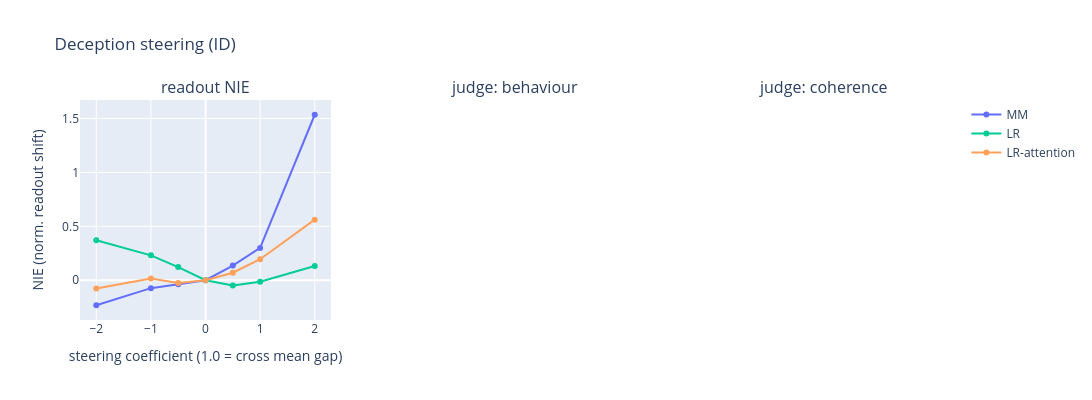

This figure's notebook cell:
### Markdown cell above
### 7c. Steering Evaluations

ID first (positive control), then OOD (the claim). NIE dose-response + LLM-judged generations.

**Two independent instruments at every (direction, coefficient).**

**1. NIE** [GoT §6.1] — *Llama's own* YES/NO self-report, read from two next-token probabilities. No
text generated, no judge involved. With $PD = P(\text{" YES"}) - P(\text{" NO"})$ at the final
position, and $PD^{-}_{*}$ the steered mean over negatives:

$$\mathrm{NIE} = \frac{PD^{-}_{*} - PD^{-}}{PD^{+} - PD^{-}}$$

$\mathrm{NIE}=0$ means the intervention did nothing; $\mathrm{NIE}=1$ means it moved the negatives a
**full class gap**. The denominator is the *unsteered* gap, which is exactly why §7a gates on it:
divide by a near-zero gap and a large ratio means the ruler was tiny, not that the effect was big.

Only the **negatives** are steered, toward the behaviour. [GoT] additionally report the reverse
direction ($\mathrm{pos}\to\mathrm{neg}$: subtract $\theta$ from positives, mirrored denominator),
which we do **not** measure — so suppression, arguably the deployment-relevant direction, is untested
here. Their Table 2 shows the two directions can differ substantially.

**2. Judge** [CAA-style] — Claude scores an actual generation 1–10 on the behaviour rubric **and,
separately, on coherence**. The coherence axis is the guard the NIE structurally cannot provide: a
model degraded by steering can still emit " YES", so a high NIE with collapsed coherence is *not*
induction. [CAA §4.2] handled the same problem by restricting their multiplier range; measuring it
instead is what lets us say something about *how* a direction is causal.

Signed coefficients $\{-2,-1,-0.5,0,0.5,1,2\}$: the positive half is induction, the negative half a
control (NIE should go negative, monotonically). Coefficient 0 reproduces the unsteered baseline
exactly, since decoding is greedy.

The readout steers **only the item transcript** — not the
few-shot demonstrations, which contain the literal ` YES`/` NO` tokens the metric reads, and not the
question. Steering those could move the answer logits without changing how the transcript is
represented.

### Code cell
# --- Deception steering: ID (positive control) then OOD (the claim) ---
# ID readout/eval transcripts from the TEST split - disjoint from the train-split sweep subset (§7a).
dec_val_pos_tx = [dec_plaintext(f, True)  for f in dec.test_facts[:32]]
dec_val_neg_tx = [dec_plaintext(f, False) for f in dec.test_facts[:32]]
COEFS = list(DECEPTION_SPEC.steer_coefs)
# Judged-generation arm DROPPED for deception ID: the [:2] slice makes every ID
# generation prompt byte-identical, so with greedy decoding the judge would score n copies
# of one generation - no information at any N_JUDGE_PROMPTS. The NIE dose-response (32 distinct
# readout transcripts) remains the ID positive control; judge panels here are NaN by design.
# One prompt is still built for show_qualitative below.
dec_id_prompts = [chat_text(instructed_pair_messages(dec.test_facts[0], True)[:2], add_generation_prompt=True)]
dec_id_readout = dec_val_neg_tx  # steer the honest transcripts toward deceptive
print("=== Deception steering: IN-DISTRIBUTION (positive control; NIE only) ===")
dec_id_results = steering_nie_llm_evaluation(DECEPTION_SPEC, dec_dirs, [], dec_id_readout, dec_val_pos_tx, COEFS)
plot_steering_effects(dec_id_results, "Deception steering (ID)")

### Figure 1 — Plotly figure (JSON) as saved in the notebook; plotly's stock layout.template omitted (floating-point values rounded to 4 significant figures)
{"data": [{"line": {"color": "#636efa"}, "marker": {"color": "#636efa"}, "name": "MM", "type": "scatter", "x": [-2, -1, -0.5, 0, 0.5, 1, 2], "xaxis": "x", "y": [-0.2318, -0.07341, -0.03776, 0, 0.1361, 0.2997, 1.534], "yaxis": "y"}, {"line": {"color": "#00cc96"}, "marker": {"color": "#00cc96"}, "name": "LR", "type": "scatter", "x": [-2, -1, -0.5, 0, 0.5, 1, 2], "xaxis": "x", "y": [0.3713, 0.231, 0.1224, 0, -0.04955, -0.01416, 0.1327], "yaxis": "y"}, {"line": {"color": "#FFA15A"}, "marker": {"color": "#FFA15A"}, "name": "LR-attention", "type": "scatter", "x": [-2, -1, -0.5, 0, 0.5, 1, 2], "xaxis": "x", "y": [-0.07682, 0.01652, -0.02465, 0, 0.06948, 0.1951, 0.5616], "yaxis": "y"}], "layout": {"annotations": [{"font": {"size": 16}, "showarrow": false, "text": "readout NIE", "x": 0.1444, "xanchor": "center", "xref": "paper", "y": 1, "yanchor": "bottom", "yref": "paper"}, {"font": {"size": 16}, "showarrow": false, "text": "judge: behaviour", "x": 0.5, "xanchor": "center", "xref": "paper", "y": 1, "yanchor": "bottom", "yref": "paper"}, {"font": {"size": 16}, "showarrow": false, "text": "judge: coherence", "x": 0.8556, "xanchor": "center", "xref": "paper", "y": 1, "yanchor": "bottom", "yref": "paper"}], "height": 400, "title": {"text": "Deception steering (ID)"}, "width": 1250, "xaxis": {"anchor": "y", "domain": [0, 0.2889], "title": {"text": "steering coefficient (1.0 = cross mean gap)"}}, "xaxis2": {"anchor": "y2", "domain": [0.3556, 0.6444], "title": {"text": "steering coefficient (1.0 = cross mean gap)"}}, "xaxis3": {"anchor": "y3", "domain": [0.7111, 1], "title": {"text": "steering coefficient (1.0 = cross mean gap)"}}, "yaxis": {"anchor": "x", "domain": [0, 1], "title": {"text": "NIE (norm. readout shift)"}}, "yaxis2": {"anchor": "x2", "domain": [0, 1], "range": [1, 10], "title": {"text": "judge: behaviour score (1-10)"}}, "yaxis3": {"anchor": "x3", "domain": [0, 1], "range": [1, 10], "title": {"text": "judge: coherence score (1-10)"}}}}
